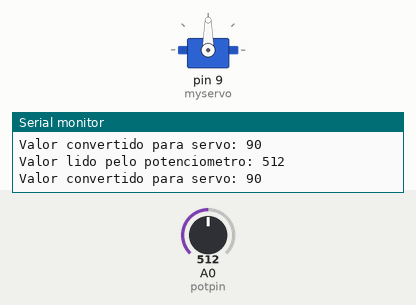
Bench run of a sketch on a simulated Arduino Uno, built with avr-gcc and run on an emulated ATmega328P. On the bench: servo, the last lines printed to the serial monitor. The test bench sets the inputs (shaded band); at power-on: A0 (potpin) = 512.

Above: at 1.2 s.
1.3 s: A0 (potpin) set to 550
At 2.1 s:
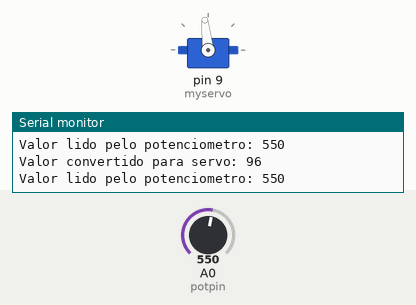
4.3 s: A0 (potpin) set to 580
At 5.0 s:
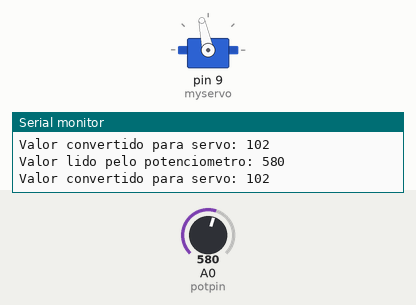
5.8 s: A0 (potpin) set to 306
At 7.1 s:
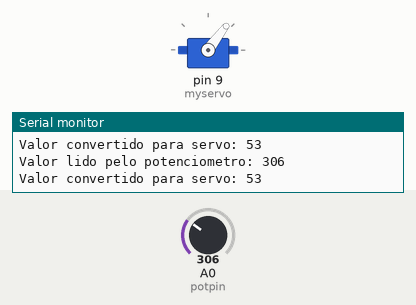
7.4 s: A0 (potpin) set to 716
At 8.6 s:
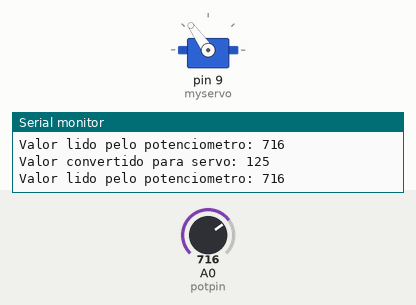
8.9 s: A0 (potpin) set to 992
At 9.8 s:
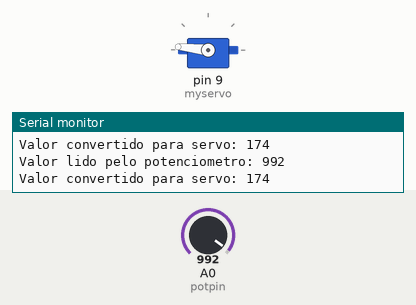
10.5 s: A0 (potpin) set to 1017
At 11.1 s:
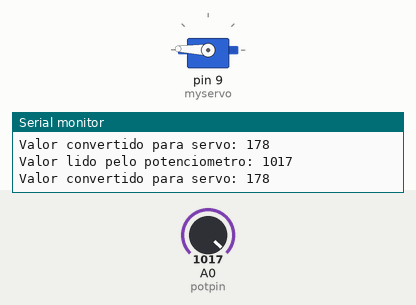
Timing chart, 0 to 13.5 s (numbered marks = the images above; inputs shaded):
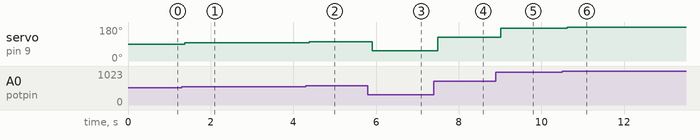

Measured:
- after the input at 1.3 s, servo on pin 9 (myservo): 90° → 96° after 0.07 s
- after the input at 4.3 s, servo on pin 9 (myservo): 96° → 102° after 0.08 s
- after the input at 5.8 s, servo on pin 9 (myservo): 102° → 53° after 0.11 s
- after the input at 7.4 s, servo on pin 9 (myservo): 53° → 125° after 0.09 s
- after the input at 8.9 s, servo on pin 9 (myservo): 125° → 174° after 0.12 s
- after the input at 10.5 s, servo on pin 9 (myservo): 174° → 178° after 0.12 s

The sketch:

Aula03_ex02_IoT2.ino
```cpp
// Inclui biblioteca Servo.h
#include <Servo.h>
Servo myservo;// Cria objeto myservo
// É possível criar mais de um objeto
const int potpin = 0; // pino analógico A0 em potenciômetro
int valor; // variável de leitura val
void setup() {
Serial.begin(9600); // Inicia comunicação serial
myservo.attach(9);// Anexa o pino 9 ao objeto myservo
}
void loop() {
// lê valor do potenciômetro e armazena em val
valor = analogRead(potpin);
Serial.print("Valor lido pelo potenciometro: ");
Serial.println(valor);
valor = map(valor, 0, 1023, 0, 180); // mapeia valor e faz conversão para escala do servo
Serial.print("Valor convertido para servo: ");
Serial.println(valor);
myservo.write(valor); // coloca o servo na posição equivalente a val
delay(15); // aguarda 15 ms para ver movimento
} // Fim do programa
```
